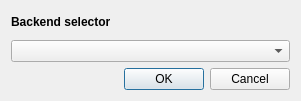
<?xml version="1.0" encoding="UTF-8"?>
<ui version="4.0">
 <class>BackendSelector</class>
 <widget class="QDialog" name="BackendSelector">
  <property name="geometry">
   <rect>
    <x>0</x>
    <y>0</y>
    <width>301</width>
    <height>101</height>
   </rect>
  </property>
  <property name="windowTitle">
   <string>Dialog</string>
  </property>
  <layout class="QVBoxLayout" name="verticalLayout">
   <item>
    <widget class="QLabel" name="label">
     <property name="text">
      <string>&lt;b&gt;Backend selector&lt;/b&gt;</string>
     </property>
    </widget>
   </item>
   <item>
    <widget class="QComboBox" name="backends"/>
   </item>
   <item>
    <widget class="QDialogButtonBox" name="buttonBox">
     <property name="orientation">
      <enum>Qt::Horizontal</enum>
     </property>
     <property name="standardButtons">
      <set>QDialogButtonBox::Cancel|QDialogButtonBox::Ok</set>
     </property>
    </widget>
   </item>
  </layout>
 </widget>
 <resources/>
 <connections>
  <connection>
   <sender>buttonBox</sender>
   <signal>accepted()</signal>
   <receiver>BackendSelector</receiver>
   <slot>accept()</slot>
   <hints>
    <hint type="sourcelabel">
     <x>248</x>
     <y>254</y>
    </hint>
    <hint type="destinationlabel">
     <x>157</x>
     <y>274</y>
    </hint>
   </hints>
  </connection>
  <connection>
   <sender>buttonBox</sender>
   <signal>rejected()</signal>
   <receiver>BackendSelector</receiver>
   <slot>reject()</slot>
   <hints>
    <hint type="sourcelabel">
     <x>316</x>
     <y>260</y>
    </hint>
    <hint type="destinationlabel">
     <x>286</x>
     <y>274</y>
    </hint>
   </hints>
  </connection>
 </connections>
</ui>
